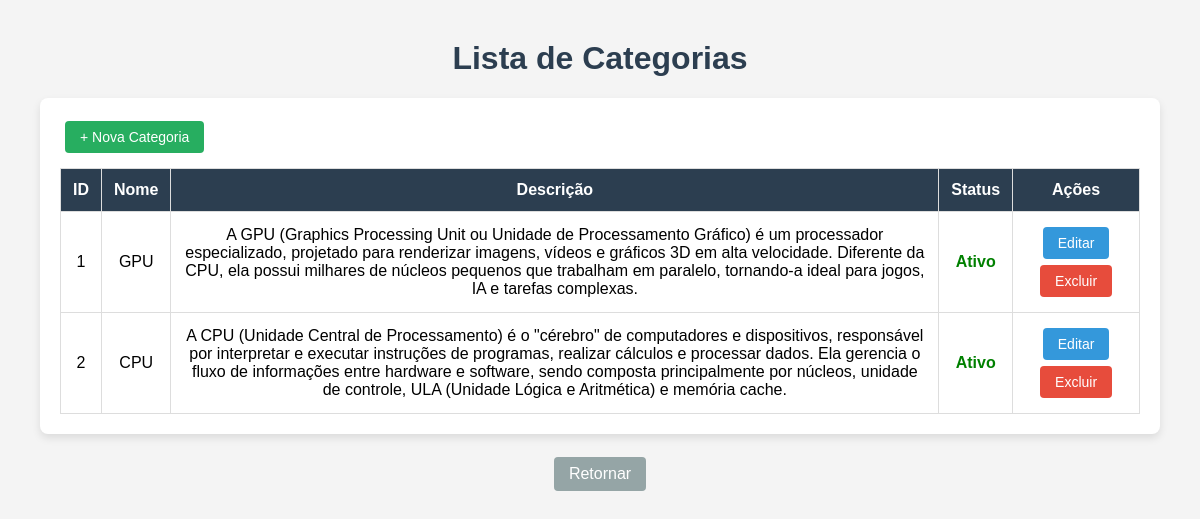
The app's page /categorias/listar/, older data.
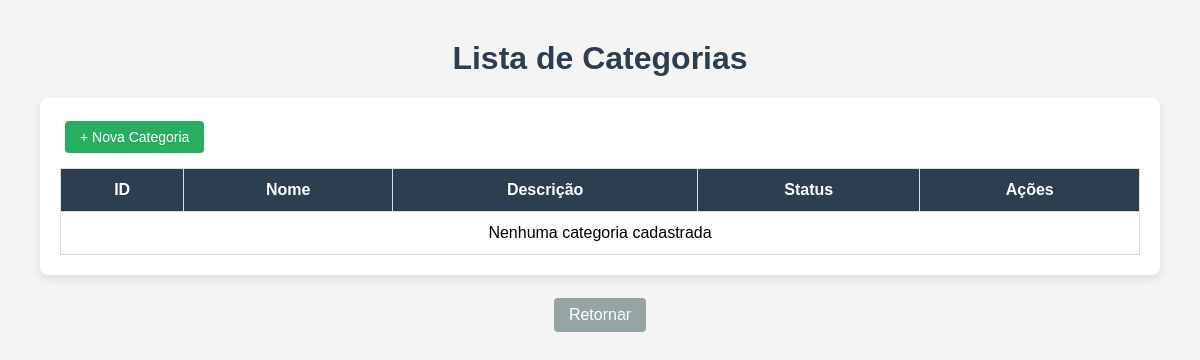
The same page, newer data.
### Categoria/models.py (models this page shows, shortened)
class Categoria(models.Model):
    id_categoria = models.AutoField(unique=True, primary_key=True)
    nome = models.CharField(max_length=255, null=False, blank=False, unique = True)
    descricao = models.TextField(blank = True, null = True)
    ativo = models.BooleanField(default=True)

### Categoria/views.py (the view)
# urls.py: path("listar/", views.listar_categorias, name='listar_categorias'),
def listar_categorias(request):
    categorias = Categoria.objects.all()
    meta = Categoria._meta
    context = {
        'categorias': categorias,
        'label_id': meta.get_field('id_categoria').verbose_name,
        'label_nome': meta.get_field('nome').verbose_name,
        'label_preco': meta.get_field('descricao').verbose_name,
        'label_estoque': meta.get_field('ativo').verbose_name,
    }
    return render(request, 'listar_categorias.html', context)

### Categoria/templates/listar_categorias.html (shortened to what this page needs)
<!DOCTYPE html>
<html lang="pt-br">
<head>
</head>
<body>
<h1>Lista de Categorias</h1>
<div class="table-container">
    <a href="/categorias/criar/" class="btn btn-create">+ Nova Categoria</a>
    <table>
        <thead>
            <tr>
                <th>ID</th>
                <th>Nome</th>
                <th>Descrição</th>
                <th>Status</th>
                <th>Ações</th>
            </tr>
        </thead>
        <tbody>
            {% for categoria in categorias %}
            <tr>
                <td>{{ categoria.id_categoria }}</td>
                <td>{{ categoria.nome }}</td>
                <td>{{ categoria.descricao }}</td>
                <td>
                    {% if categoria.ativo %}
                        <span style="color: green; font-weight: bold;">Ativo</span>
                    {% else %}
                        <span style="color: red; font-weight: bold;">Inativo</span>
                    {% endif %}
                </td>
                <td>
                    <a href="/categorias/editar/{{ categoria.id_categoria }}" class="btn">Editar</a>
                    <a href="/categorias/excluir/{{ categoria.id_categoria }}" class="btn btn-delete">Excluir</a>
                </td>
            </tr>
            {% empty %}
            <tr>
                <td colspan="5">Nenhuma categoria cadastrada</td>
            </tr>
            {% endfor %}
        </tbody>
    </table>
</div>
<div class="actions-container">
    <a href="/categorias/" class="btn btn-return">Retornar</a>
</div>
</body>
</html>

Row changes from the older to the newer data that the page shows:
removed Categoria: id_categoria "1", nome "GPU", descricao "A GPU (Graphics Processing Unit ou Unidade de Processamento Gráfico) é um processador especializado, projetado para renderizar imagens, vídeos e gráficos 3D em alta velocidade. Diferente da CPU, ela possui milhares de núcleos pequenos que trabalham em paralelo, tornando-a ideal para jogos, IA e tarefas complexas.", ativo "Ativo"
removed Categoria: id_categoria "2", nome "CPU", descricao "A CPU (Unidade Central de Processamento) é o \"cérebro\" de computadores e dispositivos, responsável por interpretar e executar instruções de programas, realizar cálculos e processar dados. Ela gerencia o fluxo de informações entre hardware e software, sendo composta principalmente por núcleos, unidade de controle, ULA (Unidade Lógica e Aritmética) e memória cache.", ativo "Ativo"
Text that changed along with them:
text now shown: "Nenhuma categoria cadastrada"
